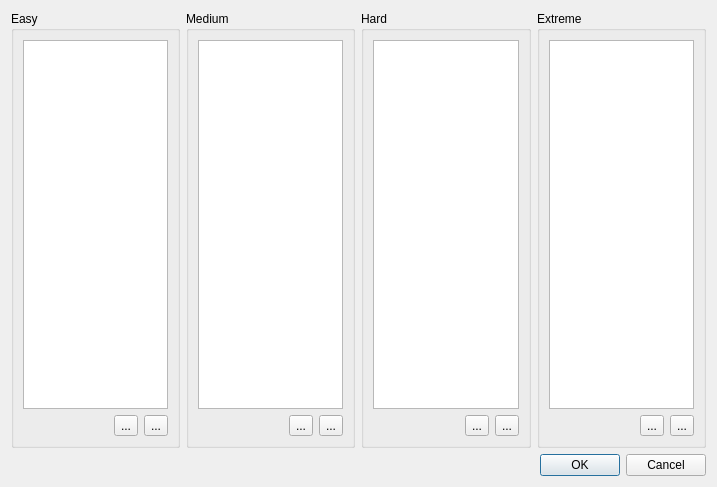
<?xml version="1.0" encoding="UTF-8"?>
<ui version="4.0">
 <class>Dialog</class>
 <widget class="QDialog" name="Dialog">
  <property name="geometry">
   <rect>
    <x>0</x>
    <y>0</y>
    <width>717</width>
    <height>487</height>
   </rect>
  </property>
  <property name="windowTitle">
   <string>Dialog</string>
  </property>
  <layout class="QGridLayout" name="gridLayout">
   <item row="0" column="2">
    <widget class="QGroupBox" name="hardGroupBox">
     <property name="title">
      <string>Hard</string>
     </property>
     <layout class="QVBoxLayout" name="verticalLayout_3">
      <item>
       <widget class="QListWidget" name="listWidget_3"/>
      </item>
      <item>
       <layout class="QHBoxLayout" name="horizontalLayout_3">
        <item>
         <spacer name="horizontalSpacer_3">
          <property name="orientation">
           <enum>Qt::Horizontal</enum>
          </property>
          <property name="sizeHint" stdset="0">
           <size>
            <width>40</width>
            <height>20</height>
           </size>
          </property>
         </spacer>
        </item>
        <item>
         <widget class="QToolButton" name="addHardButton">
          <property name="text">
           <string>...</string>
          </property>
          <property name="icon">
           <iconset theme="list-add">
            <normaloff>.</normaloff>.</iconset>
          </property>
         </widget>
        </item>
        <item>
         <widget class="QToolButton" name="removeHardButton">
          <property name="text">
           <string>...</string>
          </property>
          <property name="icon">
           <iconset theme="list-remove">
            <normaloff>.</normaloff>.</iconset>
          </property>
         </widget>
        </item>
       </layout>
      </item>
     </layout>
    </widget>
   </item>
   <item row="0" column="0">
    <widget class="QGroupBox" name="easyGroupBox">
     <property name="title">
      <string>Easy</string>
     </property>
     <layout class="QVBoxLayout" name="verticalLayout">
      <item>
       <widget class="QListWidget" name="listWidget"/>
      </item>
      <item>
       <layout class="QHBoxLayout" name="horizontalLayout">
        <item>
         <spacer name="horizontalSpacer">
          <property name="orientation">
           <enum>Qt::Horizontal</enum>
          </property>
          <property name="sizeHint" stdset="0">
           <size>
            <width>40</width>
            <height>20</height>
           </size>
          </property>
         </spacer>
        </item>
        <item>
         <widget class="QToolButton" name="addEasyButton">
          <property name="text">
           <string>...</string>
          </property>
          <property name="icon">
           <iconset theme="list-add">
            <normaloff>.</normaloff>.</iconset>
          </property>
         </widget>
        </item>
        <item>
         <widget class="QToolButton" name="removeEasyButton">
          <property name="text">
           <string>...</string>
          </property>
          <property name="icon">
           <iconset theme="list-remove">
            <normaloff>.</normaloff>.</iconset>
          </property>
         </widget>
        </item>
       </layout>
      </item>
     </layout>
    </widget>
   </item>
   <item row="0" column="1">
    <widget class="QGroupBox" name="mediumGroupBox">
     <property name="title">
      <string>Medium</string>
     </property>
     <layout class="QVBoxLayout" name="verticalLayout_2">
      <item>
       <widget class="QListWidget" name="listWidget_2"/>
      </item>
      <item>
       <layout class="QHBoxLayout" name="horizontalLayout_2">
        <item>
         <spacer name="horizontalSpacer_2">
          <property name="orientation">
           <enum>Qt::Horizontal</enum>
          </property>
          <property name="sizeHint" stdset="0">
           <size>
            <width>40</width>
            <height>20</height>
           </size>
          </property>
         </spacer>
        </item>
        <item>
         <widget class="QToolButton" name="addMediumButton">
          <property name="text">
           <string>...</string>
          </property>
          <property name="icon">
           <iconset theme="list-add">
            <normaloff>.</normaloff>.</iconset>
          </property>
         </widget>
        </item>
        <item>
         <widget class="QToolButton" name="removeMediumButton">
          <property name="text">
           <string>...</string>
          </property>
          <property name="icon">
           <iconset theme="list-remove">
            <normaloff>.</normaloff>.</iconset>
          </property>
         </widget>
        </item>
       </layout>
      </item>
     </layout>
    </widget>
   </item>
   <item row="0" column="3">
    <widget class="QGroupBox" name="extremeGroupBox">
     <property name="title">
      <string>Extreme</string>
     </property>
     <layout class="QVBoxLayout" name="verticalLayout_4">
      <item>
       <widget class="QListWidget" name="listWidget_4"/>
      </item>
      <item>
       <layout class="QHBoxLayout" name="horizontalLayout_4">
        <item>
         <spacer name="horizontalSpacer_4">
          <property name="orientation">
           <enum>Qt::Horizontal</enum>
          </property>
          <property name="sizeHint" stdset="0">
           <size>
            <width>40</width>
            <height>20</height>
           </size>
          </property>
         </spacer>
        </item>
        <item>
         <widget class="QToolButton" name="addExtremeButton">
          <property name="text">
           <string>...</string>
          </property>
          <property name="icon">
           <iconset theme="list-add">
            <normaloff>.</normaloff>.</iconset>
          </property>
         </widget>
        </item>
        <item>
         <widget class="QToolButton" name="removeExtremeButton">
          <property name="text">
           <string>...</string>
          </property>
          <property name="icon">
           <iconset theme="list-remove">
            <normaloff>.</normaloff>.</iconset>
          </property>
         </widget>
        </item>
       </layout>
      </item>
     </layout>
    </widget>
   </item>
   <item row="1" column="2" colspan="2">
    <widget class="QDialogButtonBox" name="buttonBox">
     <property name="orientation">
      <enum>Qt::Horizontal</enum>
     </property>
     <property name="standardButtons">
      <set>QDialogButtonBox::Cancel|QDialogButtonBox::Ok</set>
     </property>
    </widget>
   </item>
  </layout>
 </widget>
 <resources/>
 <connections>
  <connection>
   <sender>buttonBox</sender>
   <signal>accepted()</signal>
   <receiver>Dialog</receiver>
   <slot>accept()</slot>
   <hints>
    <hint type="sourcelabel">
     <x>609</x>
     <y>480</y>
    </hint>
    <hint type="destinationlabel">
     <x>157</x>
     <y>274</y>
    </hint>
   </hints>
  </connection>
  <connection>
   <sender>buttonBox</sender>
   <signal>rejected()</signal>
   <receiver>Dialog</receiver>
   <slot>reject()</slot>
   <hints>
    <hint type="sourcelabel">
     <x>677</x>
     <y>480</y>
    </hint>
    <hint type="destinationlabel">
     <x>286</x>
     <y>274</y>
    </hint>
   </hints>
  </connection>
 </connections>
</ui>
